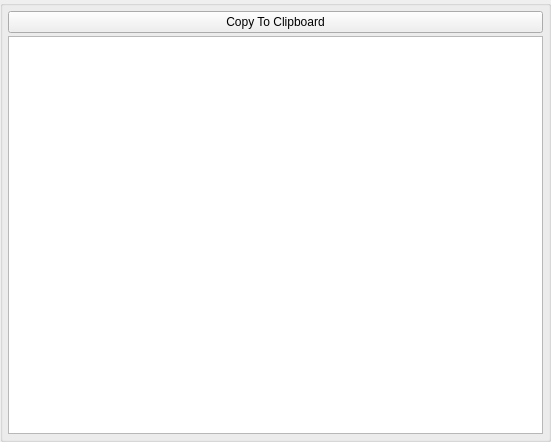
<?xml version="1.0" encoding="UTF-8"?>
<ui version="4.0">
 <class>AppletSocketListUi</class>
 <widget class="QWidget" name="AppletSocketListUi">
  <property name="geometry">
   <rect>
    <x>0</x>
    <y>0</y>
    <width>551</width>
    <height>442</height>
   </rect>
  </property>
  <property name="sizePolicy">
   <sizepolicy hsizetype="Expanding" vsizetype="Expanding">
    <horstretch>0</horstretch>
    <verstretch>0</verstretch>
   </sizepolicy>
  </property>
  <property name="minimumSize">
   <size>
    <width>0</width>
    <height>0</height>
   </size>
  </property>
  <property name="maximumSize">
   <size>
    <width>16777215</width>
    <height>16777215</height>
   </size>
  </property>
  <property name="windowTitle">
   <string>Connected Socket List</string>
  </property>
  <layout class="QVBoxLayout" name="verticalLayout">
   <property name="spacing">
    <number>0</number>
   </property>
   <property name="leftMargin">
    <number>0</number>
   </property>
   <property name="topMargin">
    <number>0</number>
   </property>
   <property name="rightMargin">
    <number>0</number>
   </property>
   <property name="bottomMargin">
    <number>0</number>
   </property>
   <item>
    <widget class="QGroupBox" name="StyledDlgItemsBox">
     <property name="sizePolicy">
      <sizepolicy hsizetype="Expanding" vsizetype="Expanding">
       <horstretch>0</horstretch>
       <verstretch>0</verstretch>
      </sizepolicy>
     </property>
     <property name="minimumSize">
      <size>
       <width>0</width>
       <height>0</height>
      </size>
     </property>
     <property name="title">
      <string/>
     </property>
     <layout class="QVBoxLayout" name="verticalLayout_2">
      <property name="spacing">
       <number>3</number>
      </property>
      <property name="leftMargin">
       <number>5</number>
      </property>
      <property name="topMargin">
       <number>5</number>
      </property>
      <property name="rightMargin">
       <number>5</number>
      </property>
      <property name="bottomMargin">
       <number>5</number>
      </property>
      <item>
       <layout class="QHBoxLayout" name="horizontalLayout">
        <item>
         <widget class="QPushButton" name="m_CopyToClipboardButton">
          <property name="text">
           <string>Copy To Clipboard</string>
          </property>
         </widget>
        </item>
       </layout>
      </item>
      <item>
       <widget class="QTreeView" name="m_TreeView"/>
      </item>
     </layout>
    </widget>
   </item>
  </layout>
 </widget>
 <resources/>
 <connections/>
</ui>
